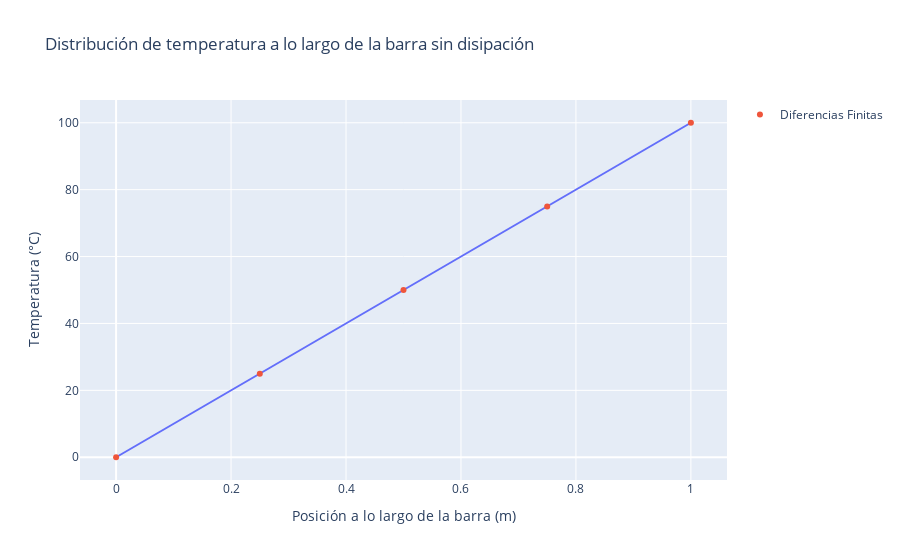

Notebook source saved alongside this figure:
### Code cell
# ------- 7. Resolvemos el sistema de ecuaciones ------

T_diff_finitas = np.linalg.solve(K, Q)


# ------- 8. Pintamos los resultados ------

# Solucion analítica
fig = px.line(
    x=x,
    y=T_analitica,
    labels={"x": "Posición a lo largo de la barra (m)", "y": "Temperatura (°C)"},
    title="Distribución de temperatura a lo largo de la barra sin disipación",
)

# Datos de diferencias finitas
fig.add_scatter(
    x=np.linspace(0, L, Nx),
    y=T_diff_finitas,
    mode="markers",
    name="Diferencias Finitas"
)

fig.show()
# ---------------------------------------

### Figure 1 — Plotly figure (JSON) as saved in the notebook; plotly's stock layout.template omitted (floating-point values rounded to 4 significant figures)
{"data": [{"hovertemplate": "Posición a lo largo de la barra (m)=%{x}<br>Temperatura (°C)=%{y}<extra></extra>", "legendgroup": "", "line": {"color": "#636efa", "dash": "solid"}, "marker": {"symbol": "circle"}, "mode": "lines", "name": "", "orientation": "v", "showlegend": false, "type": "scatter", "x": [0.0, 0.0101, 0.0202, 0.0303, 0.0404, 0.05051, 0.06061, 0.07071, 0.08081, 0.09091, 0.101, 0.1111, 0.1212, 0.1313, 0.1414, 0.1515, 0.1616, 0.1717, 0.1818, 0.1919, 0.202, 0.2121, 0.2222, 0.2323, 0.2424, 0.2525, 0.2626, 0.2727, 0.2828, 0.2929, 0.303, 0.3131, 0.3232, 0.3333, 0.3434, 0.3535, 0.3636, 0.3737, 0.3838, 0.3939, 0.404, 0.4141, 0.4242, 0.4343, 0.4444, 0.4545, 0.4646, 0.4747, 0.4848, 0.4949, 0.5051, 0.5152, 0.5253, 0.5354, 0.5455, 0.5556, 0.5657, 0.5758, 0.5859, 0.596, 0.6061, 0.6162, 0.6263, 0.6364, 0.6465, 0.6566, 0.6667, 0.6768, 0.6869, 0.697, 0.7071, 0.7172, 0.7273, 0.7374, 0.7475, 0.7576, 0.7677, 0.7778, 0.7879, 0.798, 0.8081, 0.8182, 0.8283, 0.8384, 0.8485, 0.8586, 0.8687, 0.8788, 0.8889, 0.899, 0.9091, 0.9192, 0.9293, 0.9394, 0.9495, 0.9596, 0.9697, 0.9798, 0.9899, 1.0], "xaxis": "x", "y": [0.0, 1.01, 2.02, 3.03, 4.04, 5.051, 6.061, 7.071, 8.081, 9.091, 10.1, 11.11, 12.12, 13.13, 14.14, 15.15, 16.16, 17.17, 18.18, 19.19, 20.2, 21.21, 22.22, 23.23, 24.24, 25.25, 26.26, 27.27, 28.28, 29.29, 30.3, 31.31, 32.32, 33.33, 34.34, 35.35, 36.36, 37.37, 38.38, 39.39, 40.4, 41.41, 42.42, 43.43, 44.44, 45.45, 46.46, 47.47, 48.48, 49.49, 50.51, 51.52, 52.53, 53.54, 54.55, 55.56, 56.57, 57.58, 58.59, 59.6, 60.61, 61.62, 62.63, 63.64, 64.65, 65.66, 66.67, 67.68, 68.69, 69.7, 70.71, 71.72, 72.73, 73.74, 74.75, 75.76, 76.77, 77.78, 78.79, 79.8, 80.81, 81.82, 82.83, 83.84, 84.85, 85.86, 86.87, 87.88, 88.89, 89.9, 90.91, 91.92, 92.93, 93.94, 94.95, 95.96, 96.97, 97.98, 98.99, 100.0], "yaxis": "y"}, {"mode": "markers", "name": "Diferencias Finitas", "type": "scatter", "x": [0.0, 0.25, 0.5, 0.75, 1.0], "y": [0.0, 25.0, 50.0, 75.0, 100.0]}], "layout": {"legend": {"tracegroupgap": 0}, "title": {"text": "Distribución de temperatura a lo largo de la barra sin disipación"}, "xaxis": {"anchor": "y", "domain": [0, 1], "title": {"text": "Posición a lo largo de la barra (m)"}}, "yaxis": {"anchor": "x", "domain": [0, 1], "title": {"text": "Temperatura (°C)"}}}}
